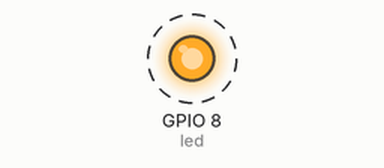
Recording of a program running on a simulated ESP32 board running MicroPython. On the bench: output pins drawn as LEDs (lit = HIGH). Dashed ring = blinking. What the program prints to the serial console is not drawn.

Above: at 0.5 s.
Timing chart, 0 to 4.6 s (numbered marks = the images above):
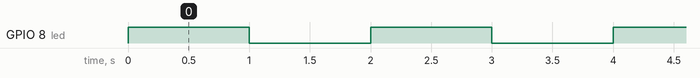

The program:

main.py
```python
# micropython script
# Abhishek

# led blinking script

import machine
import time

# object for LED pin
#led_pin = machine.Pin(8,machine.Pin.OUT)

led = machine.Pin(8,machine.Pin.OUT)

while True:
    try:
        '''led_pin.on()
        #led_pin.value(1)
        print("LED is on ")
        time.sleep(1)
        led_pin.off()
        #led_pin.value(0)
        print("LED is off")
        time.sleep(1)'''
        led.value(not led.value())
        print("LED is on" if led.value() else "LED is off")
        time.sleep(1)
    except KeyboardInterrupt:
        print("Exit")
        break
    
```

Measured:
- by itself, GPIO 8 (led): alternates HIGH for 1.0 s and LOW for 1.0 s
